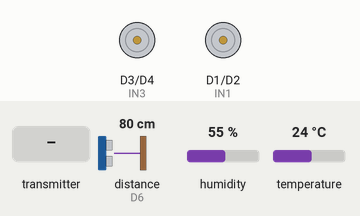
Simulated run of this sketch. Board: ESP8266 (NodeMCU). Shown: motor-driver pin pairs drawn as motors (green arrow = first pin HIGH = forward, orange = second pin HIGH = backward, longer = more drive). The inputs (shaded band) are chosen by the test bench; at power-on: distance to the obstacle (sensor on D6) 80 cm, humidity 55 %, temperature 24 °C. The echo pulse lasts 58.3 µs per cm; WiFi joins after 1.5 s; servers stay silent unless stated; what the sketch prints to the serial monitor is not drawn.

Above: at 2.7 s.
2.8 s: the transmitter starts sending commandCode = 3
At 2.95 s:
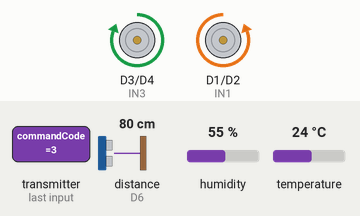
5.8 s: the transmitter starts sending commandCode = 4
8.8 s: the transmitter starts sending commandCode = 1
At 10.0 s:
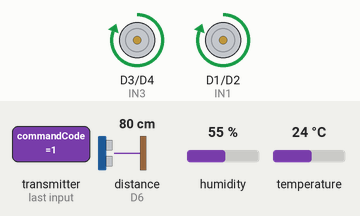
10.3 s: the transmitter starts sending commandCode = 2
At 11.0 s:
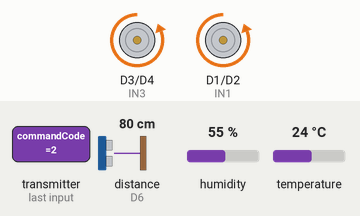
11.8 s: the transmitter starts sending commandCode = 0
At 12.2 s:
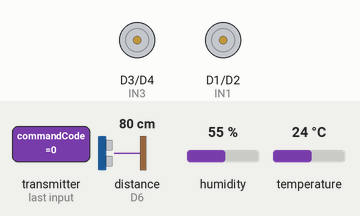
Timing chart, 0 to 14.3 s (numbered marks = the images above; inputs shaded):
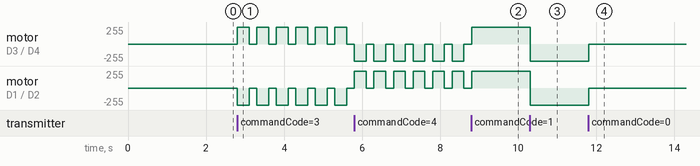

Measured:
- after the input at 2.8 s, motor on D3 (IN3) / D4 (IN4): alternates forward 255/255 for 0.30 s and stopped for 0.20 s, starting at once; motor on D1 (IN1) / D2 (IN2): alternates backward 255/255 for 0.30 s and stopped for 0.20 s, starting at once
- after the input at 8.8 s, motor on D1 (IN1) / D2 (IN2): goes on until 8.8 s, then stays forward 255/255
- after the input at 10.3 s, motor on D3 (IN3) / D4 (IN4), motor on D1 (IN1) / D2 (IN2): forward 255/255 → backward 255/255 at once
- after the input at 11.8 s, motor on D3 (IN3) / D4 (IN4), motor on D1 (IN1) / D2 (IN2): backward 255/255 → stopped at once

The sketch:

Slave.ino
```cpp
#include <ESP8266WiFi.h>
#include <espnow.h>
#include <DHT.h>

// ----- DHT11 Setup -----
#define DHTPIN D7  // GPIO13
#define DHTTYPE DHT11
DHT dht(DHTPIN, DHTTYPE);

// ----- Ultrasonic Sensor -----
#define TRIG_PIN D5  // GPIO14
#define ECHO_PIN D6  // GPIO12

// ----- Motor Pins -----
#define IN1 D1
#define IN2 D2
#define IN3 D3
#define IN4 D4

// ----- Structures for ESP-NOW -----
typedef struct struct_command {
  int commandCode;
} struct_command;

typedef struct struct_sensorData {
  float temperature;
  float humidity;
  float distance;
} struct_sensorData;

struct_command receivedCommand;
struct_sensorData sensorDataToSend;

// ----- Flags and Variables -----
volatile bool newCommandReceived = false;
uint8_t masterMac[6];

unsigned long lastSensorSendTime = 0;
const unsigned long sensorInterval = 10000;

unsigned long commandStartTime = 0;
bool commandActive = false;
const unsigned long motorRunTime = 3000;

int currentCommand = 0;

// Precise turn duration (adjust experimentally)
const unsigned long TURN_DURATION_MS = 300; // ~90-degree turn timing

// ----- Get Distance -----
float getDistanceCM() {
  digitalWrite(TRIG_PIN, LOW);
  delayMicroseconds(2);
  digitalWrite(TRIG_PIN, HIGH);
  delayMicroseconds(10);
  digitalWrite(TRIG_PIN, LOW);
  long duration = pulseIn(ECHO_PIN, HIGH);
  float distance = duration * 0.034 / 2;
  return distance;
}

// ----- Motor Control -----
void executeCommand(int command) {
  switch (command) {
    case 1: // Forward
      digitalWrite(IN1, HIGH); digitalWrite(IN2, LOW);
      digitalWrite(IN3, HIGH); digitalWrite(IN4, LOW);
      break;
    case 2: // Backward
      digitalWrite(IN1, LOW); digitalWrite(IN2, HIGH);
      digitalWrite(IN3, LOW); digitalWrite(IN4, HIGH);
      break;
    case 3: // Left (Precise 90° Turn)
      digitalWrite(IN1, LOW); digitalWrite(IN2, HIGH);
      digitalWrite(IN3, HIGH); digitalWrite(IN4, LOW);
      delay(TURN_DURATION_MS);
      executeCommand(0); // Stop after turning
      commandActive = false;
      currentCommand = 0;
      Serial.println("↩  Left Turn Completed");
      break;
    case 4: // Right (Precise 90° Turn)
      digitalWrite(IN1, HIGH); digitalWrite(IN2, LOW);
      digitalWrite(IN3, LOW); digitalWrite(IN4, HIGH);
      delay(TURN_DURATION_MS);
      executeCommand(0); // Stop after turning
      commandActive = false;
      currentCommand = 0;
      Serial.println("↪  Right Turn Completed");
      break;
    default: // Stop
      digitalWrite(IN1, LOW); digitalWrite(IN2, LOW);
      digitalWrite(IN3, LOW); digitalWrite(IN4, LOW);
      break;
  }
}

// ----- ESP-NOW Receive Callback -----
void OnDataRecv(uint8_t *mac, uint8_t *incomingData, uint8_t len) {
  if (len == sizeof(receivedCommand)) {
    memcpy(&receivedCommand, incomingData, sizeof(receivedCommand));
    memcpy(masterMac, mac, 6);

    currentCommand = receivedCommand.commandCode;
    commandStartTime = millis();
    commandActive = true;
    newCommandReceived = true;

    Serial.print("📥 Command Received: ");
    Serial.println(currentCommand);
  } else {
    Serial.println("⚠ Invalid data size received!");
  }
}

// ----- Setup -----
void setup() {
  Serial.begin(115200);

  pinMode(IN1, OUTPUT); pinMode(IN2, OUTPUT);
  pinMode(IN3, OUTPUT); pinMode(IN4, OUTPUT);
  pinMode(TRIG_PIN, OUTPUT); pinMode(ECHO_PIN, INPUT);

  dht.begin();

  WiFi.mode(WIFI_STA);
  WiFi.begin("motoedge50fusion_6126", "4qmdtnym");

  Serial.print("🔌 Connecting to Wi-Fi");
  while (WiFi.status() != WL_CONNECTED) {
    delay(500);
    Serial.print(".");
  }
  Serial.println("\n✅ Connected to Wi-Fi");

  int channel = WiFi.channel();
  Serial.print("📡 Wi-Fi Channel: ");
  Serial.println(channel);

  WiFi.disconnect();
  WiFi.mode(WIFI_STA);
  wifi_set_channel(channel);

  if (esp_now_init() != 0) {
    Serial.println("❌ ESP-NOW initialization failed!");
    return;
  }

  Serial.println("✅ ESP-NOW initialized");

  esp_now_set_self_role(ESP_NOW_ROLE_SLAVE);
  esp_now_register_recv_cb(OnDataRecv);

  Serial.println("✅ ESP-NOW Slave Ready");
}

// ----- Loop -----
void loop() {
  // Stop motors after timeout (only for forward/backward)
  if (commandActive && millis() - commandStartTime >= motorRunTime &&
      (currentCommand == 1 || currentCommand == 2)) {
    executeCommand(0);
    Serial.println("⏹ Forward/Backward Command Timed Out. Motors stopped.");
    commandActive = false;
    currentCommand = 0;
  }

  // Handle new command
  if (newCommandReceived) {
    newCommandReceived = false;

    executeCommand(currentCommand);

    // Send sensor data if interval met
    unsigned long currentTime = millis();
    if (currentTime - lastSensorSendTime >= sensorInterval) {
      lastSensorSendTime = currentTime;

      float temp = dht.readTemperature();
      float hum = dht.readHumidity();
      float dist = getDistanceCM();

      if (isnan(temp) || isnan(hum)) {
        Serial.println("⚠ Failed to read from DHT sensor!");
        return;
      }

      sensorDataToSend.temperature = temp;
      sensorDataToSend.humidity = hum;
      sensorDataToSend.distance = dist;

      esp_now_send(masterMac, (uint8_t *)&sensorDataToSend, sizeof(sensorDataToSend));

      Serial.println("📤 Sensor Data Sent:");
      Serial.print("   🌡 Temp: "); Serial.println(temp);
      Serial.print("   💧 Humidity: "); Serial.println(hum);
      Serial.print("   📏 Distance: "); Serial.println(dist);
    } else {
      Serial.println("⏳ Skipping sensor send (interval not met)");
    }
  }
}
```
